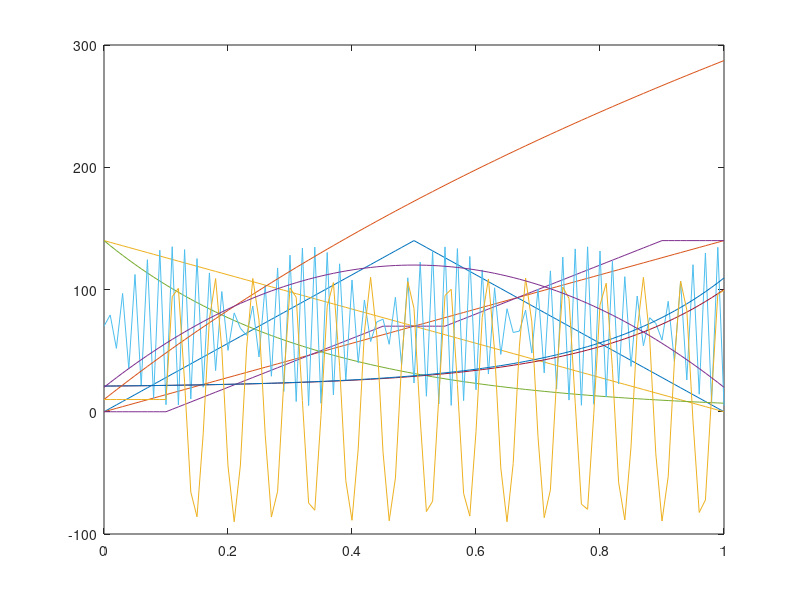

Recreate this plot in MATLAB.
clear;clc;


% tf = 0.65; %seconds
% F = @(t) 50;
% t = (0:0.001:tf);
% k = 2;
% k2 = 3;
% m=500;
% b=20;
% T_02 = 20000;
% 
% y = exp( -t .* ((t>=0.34) .* -k2 + (t>=0.24 & t<0.34) .* k) );
% 
% G = @(t) ((t < 0.24) .* m*t + b) + ((t>=0.34) .* T_02 + (t>=0.24 & t<0.34) .* T_0) .* exp( -t .* ((t>=0.34) .* -k2 + (t>=0.24 & t<0.34) .* k) );
% 
% y2 = G(t);



t = transpose(0:.01:1);
f1 = @(t) (280*t).*((t>=0)&(t<.5)) + ...
     (-280*t+280).*((t>=.5)&(t<=1));

f2 = @(t) 140*t;

f3 = @(t) -140*t+140;

f4 = @(t) (0).*((t>=0)&(t<0.1)) + ...
    (200*t-20).*((t>=0.1)&(t<0.45)) + ...
    (70).*((t>=0.45)&(t<0.55)) + ...
    (200*t-40).*((t>=0.55)&(t<0.9)) + ...
    (140).*((t>=0.9)&(t<=1));

f5 = @(t) 140*(1/20).^t;

f6 = @(t) 65*sin(300*t)+70;

f7 = @(t) 80.^(t)+20;

f8 = @(t) 400.^(0.75*t)+20;

f9 = @(t) 400*log(t+1)+10;

f10 = @(t) (10).*((t>=0)&(t<0.1)) + ...
    (100*sin(100*(t-0.1))+10).*((t>=0.1)&(t<=1));

f11 = @(t) -400*(t-0.5).^2+120;



plot(t,f1(t),t,f2(t),t,f3(t),t,f4(t),t,f5(t),t,f6(t),t,f7(t),t,f8(t),t,f9(t),t,f10(t),t,f11(t));


z = f1(t);



